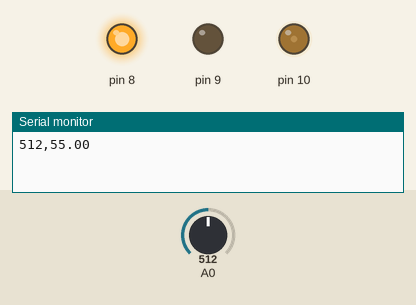
Recording of a sketch running on a simulated Arduino Uno, built with avr-gcc and run on an emulated ATmega328P. Parts: output pins drawn as LEDs (lit = HIGH), the last lines printed to the serial monitor. Inputs (shaded band) come from the test bench; at power-on: A0 = 512.

Above: at 0.05 s.
At 10.05 s:
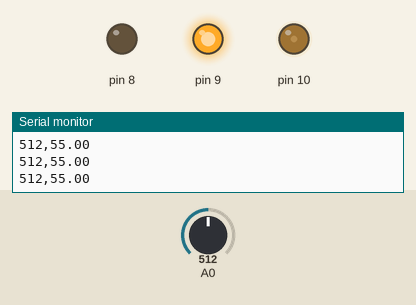
Timing chart, 0 to 11.7 s (numbered marks = the images above):
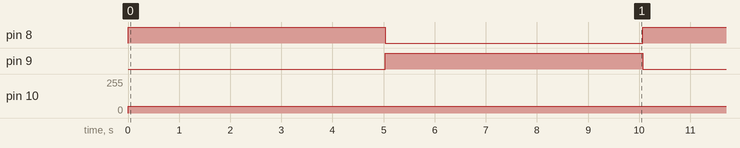

The sketch:

prog_2_1.ino
```cpp
int a = 0;
void setup() {
  Serial.begin(9600);
  analogReference(INTERNAL);  //maks 1,1V
  pinMode(8, OUTPUT);
  pinMode(9, OUTPUT);
  pinMode(10, OUTPUT);
}
void loop() {
  a++;
  if (a > 100) a = 0;
  analogWrite(10, 50);
  if (a > 50) {
    digitalWrite(8, LOW);
    digitalWrite(9, HIGH);
  } else {
    digitalWrite(8, HIGH);
    digitalWrite(9, LOW);
  }
  int adc = analogRead(A0);
  float suhu = adc * 0.107422;  //dari 100*1.1/1024
  Serial.print(adc);
  Serial.print(',');
  Serial.println(suhu);
  delay(100);
}
```

Measured:
- by itself, pin 8: alternates HIGH for 5.1 s and LOW for 5.0 s
- by itself, pin 9: alternates HIGH for 5.0 s and LOW for 5.1 s
- by itself, pin 10: 0/255 → 50/255 at 0.00 s
